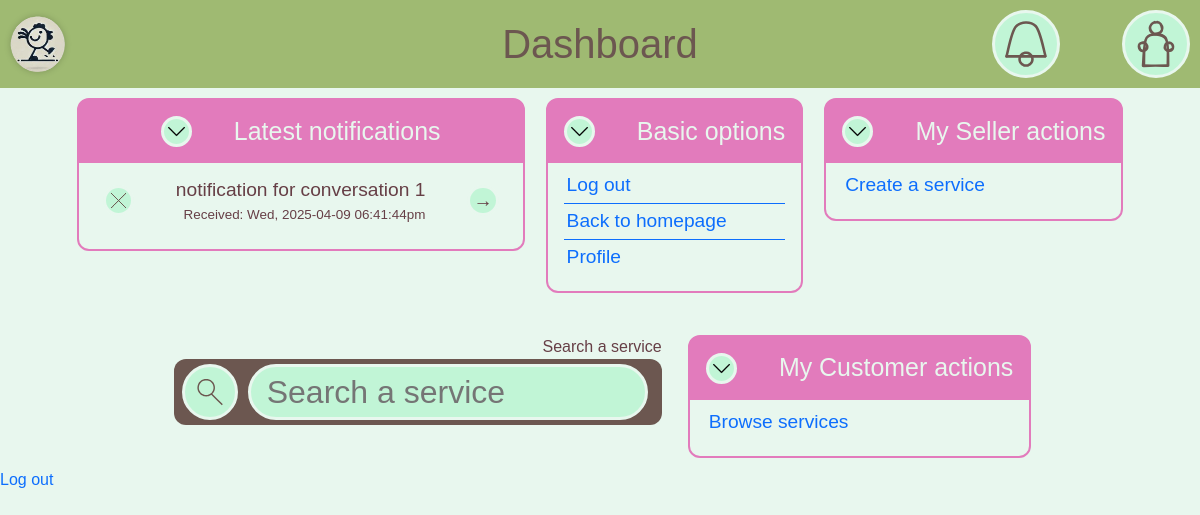
Page /pages/dashboard (signed in) on the earlier database version.
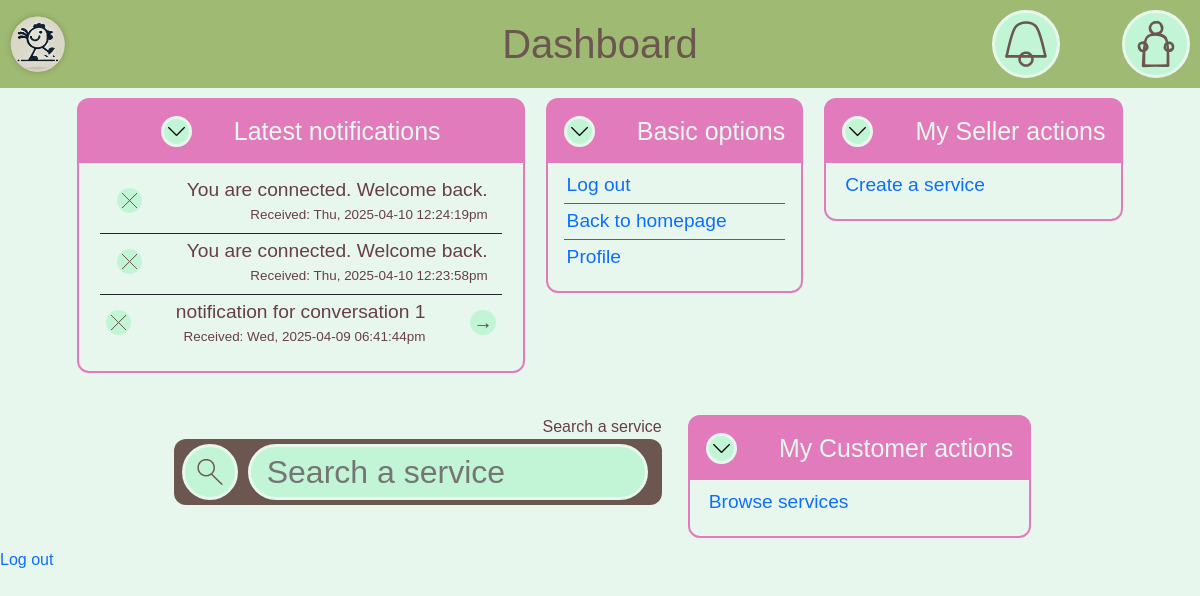
Same page on the later database version.
### tables this page shows
CREATE TABLE notifications(
        id INTEGER PRIMARY KEY,
        user_id INTEGER, conversation_id INTEGER, text TEXT, time TIMESTAMP,
        FOREIGN KEY(user_id) REFERENCES users(id),
        FOREIGN KEY(user_id) REFERENCES conversation(id)
    );

### utils/base.php (called while the page is built, shortened)
<?php
function root_include($name): void
{
    include $_SERVER["DOCUMENT_ROOT"] . $name;
}
function component($name): void
{
    root_include("/components/" . $name . ".php");
}

### utils/dbutils.php (called while the page is built, shortened)
<?php
function hasUserGotRole(PDO $db, $id, $roleID): bool
{
    $st = $db->prepare("SELECT * FROM roles WHERE user_id = :id");
    if (!$st->execute(["id" => $id])) return false;
    while ($elt = $st->fetch()) {
        if ($elt["role"] == $roleID) return true;
    }
    return false;
}
function isBusiness(PDO $db, $id)
{
    return hasUserGotRole($db, $id, 0);
}
function isCustomer(PDO $db, $id)
{
    return hasUserGotRole($db, $id, 1);
}
function isAdmin(PDO $db, $id)
{
    return hasUserGotRole($db, $id, 2);
}

### components/dashboard/base.php (called while the page is built)
<?php
function base_widget($db, $id) {
    insert_widget("Basic options", function() {
        buttons_widget(
            array(
                "Log out",
                "Back to homepage",
                "Profile"
            ),
            array(
                "/pages/signout",
                "/pages/homepage",
                "/pages/profile"
            )
        );
    });
}
?>

### components/common/notifications.php (the view, shortened to what this page needs)
<?php
function insert_notifications(PDO $db, $id)
{
    ?>
    <div class="circle-inside-accent logo">
        <img src="/assets/images/symbols/notification.svg" alt="notifications">
    </div>
    <?php
}
function display_notification($notification): void
{
    ?>
    <div class="notification line dashboard-line" not="<?= $notification["id"] ?>">
        <?php
        if ($notification["user_id"] != BROADCAST_ID) {
            ?>
            <div class="circle-inside-accent remove-notification">
                <img src="/assets/images/symbols/cancel.svg" alt="remove notification" class="symbol">
            </div>
            <?php
        }
        ?>
        <div class="notification-content">
            <p class="notification-text"><?= $notification["text"] ?></p>
            <p class="notification-date"><?= $notification["date"] ?></p>
        </div>
        <?php
        if ($notification["conversation_id"] != SYSTEM_ID) {
            ?>
            <div class="circle-inside-accent inspect-notification">
                <p class="symbol">&rarr;</p>
            </div>
            <?php
        }
        ?>
    </div>
    <?php
}
function get_user_notifications(PDO $db, $id): array
{
    $st = $db->prepare("
    SELECT *
    FROM notifications
    -- Support for broadcasts
    WHERE user_id = (:id) OR user_id = 0
    ORDER BY notifications.time DESC
    ");
    return $st->execute(["id" => $id]) ? $st->fetchAll() : [];
}
?>

### pages/dashboard/index.php (shortened to what this page needs)
<?php
require $_SERVER["DOCUMENT_ROOT"] . "/utils/base.php";
?>
<!DOCTYPE html>
<html lang="en">
<?php
insert_head("Dashboard", ["inputs", "containers", "widgets", "page-header"]);
?>
<body>
<?php
$db = getSecureDB();
$id = $_SESSION["id"];
insert_header("Dashboard", $id);
insert_all_widgets($db, $id);
?>
<a href="/pages/signout">Log out</a>
</body>
</html>

### components/header.php (shortened to what this page needs)
<?php function insert_head($name, $css = array(), $osm = false): void
{ ?>
    <head>
        <link rel="stylesheet" href="/assets/css/main-style.css">
        <link href="https://cdn.jsdelivr.net/npm/bootstrap@5.3.3/dist/css/bootstrap.min.css" rel="stylesheet"
>
        <?php
        foreach ($css as $link) {
            ?>
            <link rel="stylesheet" href="/assets/css/<?= $link ?>.css">
            <?php
        }
            ?>
    </head>
<?php } ?>

### components/common/page-header.php
<?php
function insert_header($title, $id = null): void
{
    ?>
    <header>
        <div class="logo-decoration-container">
            <?php
            component("logo");
            ?>
        </div>
        <div class="title">
            <a href="/pages/homepage">
                <h1><?= $title ?></h1>
            </a>
        </div>
        <?php
        if ($id) {
            ?>
            <aside class="line">
                <?php
                $db = getSecureDB();
                insert_notifications($db, $id);
                insert_profile_button($id);
                ?>
            </aside>
            <?php
        }
        ?>
    </header>
    <?php
}
?>

### components/logo.php
<a href="/pages/homepage" class="logo">
    <div>
        <img src="/assets/images/logo.png" alt="A roaming rooster">
    </div>
</a>

### components/common/profile.php
<?php
function insert_profile_button($id)
{
    ?>
    <div class="circle-inside-accent logo">
        <a href="/pages/profile">
            <img src="/assets/images/symbols/profile.svg" alt="profile">
        </a>
    </div>
    <?php
}
?>

### components/dashboard/widget-manager.php (shortened to what this page needs)
<?php
function insert_all_widgets($db, $id): void
{
    ?>
    <div class="widget-list">
        <?php
        $is_business = isBusiness($db, $id);
        $is_customer = isCustomer($db, $id);
        $is_admin = isAdmin($db, $id);
        widget_notifications($db, $id);
        base_widget($db, $id);
        if ($is_business) {
            business_widgets($db, $id);
        }
        if ($is_customer) {
            insert_search_widget(page: false);
        }
        ?>
    </div>
    <?php
}
?>

### components/dashboard/notifications.php
<?php
function widget_notifications($db, $id): void
{
    $nots = get_user_notifications($db, $id);
    if (count($nots) != 0) {
        insert_widget("Latest notifications", function () use ($nots) {
            ?>
            <div>
                <?php
                foreach ($nots as $not) {
                    $not["safe_text"] = htmlspecialchars($not["text"]);
                    $not["date"] = "Received: " . date("D, Y-m-d h:i:sa", $not["time"]);
                    display_notification($not);
                }
                ?>
            </div>
            <?php
        });
    }
}
?>

### components/dashboard/widget-base.php
<?php
function insert_widget($title, $callback): void
{
    ?>
    <div class="widget">
        <div class="widget-header line">
            <div class="circle-inside-accent">
                <img src="/assets/images/down.png" alt="Retract" class="symbol">
            </div>
            <h2><?= $title ?></h2>
        </div>
        <div class="widget-content page">
            <?php
            $callback();
            ?>
        </div>
    </div>
    <?php
}

### components/dashboard/buttons.php
<?php
function buttons_widget($texts, $addresses): void
{
    ?>
    <div class="dashboard-buttons-list">
        <?php
        for ($i = 0; $i < count($texts); $i++) {
            ?>
            <a href="<?= htmlspecialchars($addresses[$i]) ?>" class="dashboard-line">
                <div class="dashboard-action">
                    <?= htmlspecialchars($texts[$i]) ?>
                </div>
            </a>
            <?php
        }
        ?>
    </div>
    <?php
}
?>

### components/search.php (shortened to what this page needs)
<?php
function insert_search_image()
{
    ?>
    <div class="symbol">
        <img src="/assets/images/symbols/search.svg" alt="Search" class="symbol">
    </div>
    <?php
}
function insert_search_widget($placeholder = "Search a service", $page = true, $content = null): void
{
    ?>
    <div class="text-field-label">
        <label for="s">
            <?= $placeholder ?>
        </label> <br>
        <form class="text-field line-form" action="/pages/search-results">
            <div id="search-symbol" class="circle-inside-input page-horizontal minimize <?php if ($content !== null) {
                echo "reduce-horizontal";
            } ?>">
                <?php
                if ($page) {
                    insert_search_image();
                } else {
                    ?>
                    <a href="/pages/search-results">
                        <?php
                        insert_search_image();
                        ?>
                    </a>
                    <?php
                }
                ?>
            </div>
            <input id="s" name="s" class="circle-inside-input" type="search"
                   placeholder="<?= $placeholder ?>" <?php if ($content !== null) {
                echo "value='$content'";
            } ?>>
        </form>
    </div>
    <?php
}
?>

### assets/css/main-style.css (style rules this page uses)
:root { --title-color: #9FBA72; --warning-color: #FFC87F; --text-color-main: #663F46; --text-color-main-light: #CFC9C9; --text-color-secondary: #6C5750; --back-color-base: #E8F7EE; --back-color-popup: #C1F5D6; --back-color-important: #E27BBC; --back-color-secondary: #A79CD6; --back-color-ternary: #DFDCDB; --accent-color-main: var(--back-color-secondary); --accent-color-secondary: var(--back-color-important); --place-color-main: #77005D; --place-color-secondary: #121212; --place-holder-gradient: repeating-linear-gradient(45deg, var(--place-color-main) 10%, var(--place-color-secondary), 10%); --image-on-back-base-gradient: linear-gradient(var(--back-color-important) 0%, transparent 100%); --medium-corner: 12px; --large-corner: 40px; --input-block-padding: 8px; --input-block-margin: 5px; --big-container-padding: 2%; --reading-margin: 7%; --spacing-minimum: 10px; --spacing-small: 21px; --spacing-medium: 42px; --spacing-large: 84px; }
html, body { background-color: var(--back-color-base) !important; font-family: Arial, Helvetica, sans-serif; }
div { background-color: transparent; }
h1 { color: var(--text-color-secondary) !important; text-align: center; }
p { color: var(--text-color-main); }
.logo-decoration-container { display: flex; align-items: center; filter: drop-shadow(0 0 3px #00000033); }
.page { max-height: 500px; visibility: visible; transition: max-height, padding, margin, visibility; transition-duration: 0.5s; transition-timing-function: ease; }
.page-horizontal { max-width: 400px; visibility: visible; transition: max-width, padding, margin, visibility; transition-duration: 0.3s; transition-timing-function: ease; }
.symbol { height: 1em; width: 1em; font-size: 1em; line-height: 1em; margin: 0; padding: 0; display: block; }
.minimize { height: fit-content; padding: 9px; }
a { text-decoration: none; }

### assets/css/inputs.css (style rules this page uses)
input { max-width: 100%; box-sizing: border-box; }
.text-field-label { font-size: medium; text-align: right; color: var(--text-color-main); margin-left: var(--input-block-margin); margin-right: var(--input-block-margin); }
.text-field { background-color: var(--text-color-secondary); color: var(--back-color-popup); border: none; border-radius: var(--medium-corner); font-size: xx-large; padding: var(--input-block-margin) var(--input-block-padding); width: 100%; max-width: 98vw; overflow: scroll; }
.line-form { display: flex; flex-direction: row; }
.line-form > * + * { margin-left: var(--spacing-minimum); }
label { text-align: right; }
.circle-inside-input { color: var(--text-color-main); background-color: var(--back-color-popup); border: solid 3px var(--back-color-base); border-radius: 1000px; }
input.circle-inside-input { padding-left: 16px; min-width: 0; width: 400px; max-width: 60vw; }
.circle-inside-accent { color: var(--text-color-main); background-color: var(--back-color-popup); border: solid 3px var(--back-color-base); border-radius: 1000px; padding: 3px; cursor: pointer; }

### assets/css/containers.css (style rules this page uses)
.line { display: flex; flex-direction: row; gap: var(--spacing-medium); justify-content: center; align-items: center; }
.widget-list { display: flex; flex-direction: row; flex-wrap: wrap; row-gap: var(--spacing-medium); column-gap: var(--spacing-small); margin: var(--spacing-minimum); justify-content: center; font-size: 1.2em; }

### assets/css/widgets.css (style rules this page uses)
.widget { border: var(--accent-color-secondary) 2px solid; border-radius: var(--medium-corner); box-sizing: border-box; background-clip: border-box; background: var(--accent-color-secondary); overflow: hidden; height: fit-content; }
.widget > * { padding: 16px; }
.widget-header { color: var(--back-color-base); cursor: pointer; }
.widget-content { overflow: auto; background: var(--back-color-base); margin: 0; padding-top: 5px; }
.widget-header > h2 { font-size: 1.3em; margin: 0; }
.notification { margin: 5px; }
.notification p { margin: 0; }
.notification-date { text-align: right; font-size: 0.7em; }
.dashboard-line { padding: 3px; }
a.dashboard-line { display: block; }
.dashboard-line + .dashboard-line { border-top: 1px solid; }

### assets/css/page-header.css (style rules this page uses)
header { background-color: var(--title-color); position: sticky; z-index: 1; top: 0; display: flex; flex-direction: row; align-items: center; justify-content: space-between; min-height: 2.5em; }
.title { height: fit-content; width: fit-content; position: absolute; margin: auto; left: 0; right: 0; }
.title h1 { margin: 0; }
header .logo { margin: 10px; }
header .logo * { width: 3.5em; height: 3.5em; max-width: 10vw; }

Differences in the rows shown:
added notifications: text "You are connected. Welcome back.", date "Received: Thu, 2025-04-10 12:24:19pm"
added notifications: text "You are connected. Welcome back.", date "Received: Thu, 2025-04-10 12:23:58pm"
